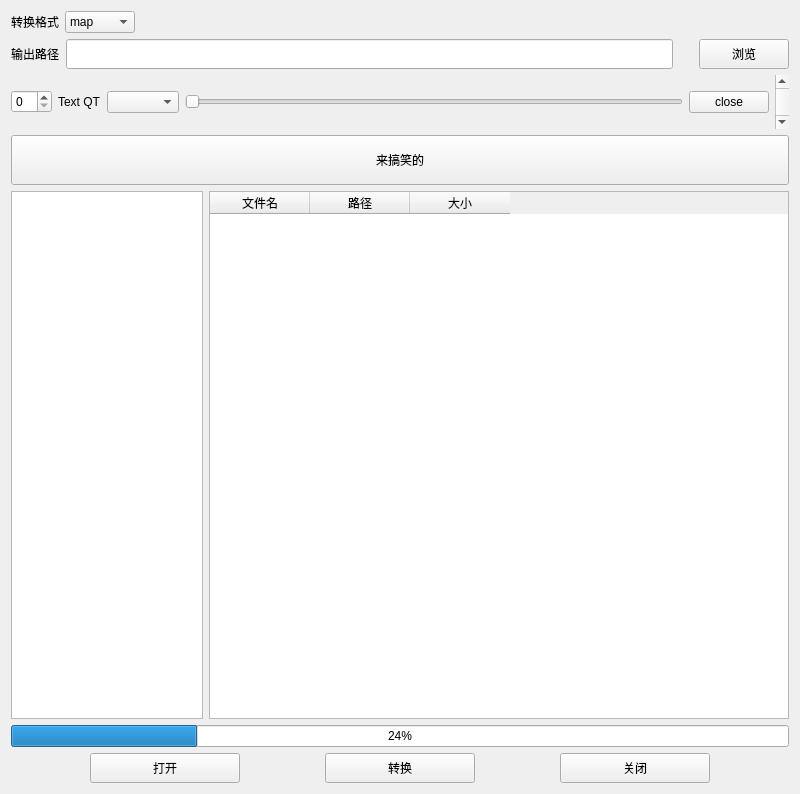
<?xml version="1.0" encoding="UTF-8"?>
<ui version="4.0">
 <class>k_widget</class>
 <widget class="QWidget" name="k_widget">
  <property name="enabled">
   <bool>true</bool>
  </property>
  <property name="geometry">
   <rect>
    <x>0</x>
    <y>0</y>
    <width>800</width>
    <height>794</height>
   </rect>
  </property>
  <property name="minimumSize">
   <size>
    <width>0</width>
    <height>0</height>
   </size>
  </property>
  <property name="sizeIncrement">
   <size>
    <width>0</width>
    <height>0</height>
   </size>
  </property>
  <property name="windowTitle">
   <string>Form</string>
  </property>
  <layout class="QVBoxLayout" name="k_wlayout">
   <item>
    <layout class="QHBoxLayout" name="horizontalLayout_4">
     <item>
      <widget class="QLabel" name="label">
       <property name="text">
        <string>转换格式</string>
       </property>
      </widget>
     </item>
     <item>
      <widget class="QComboBox" name="comboBox_2">
       <property name="minimumSize">
        <size>
         <width>70</width>
         <height>20</height>
        </size>
       </property>
       <property name="maximumSize">
        <size>
         <width>60</width>
         <height>16777215</height>
        </size>
       </property>
       <item>
        <property name="text">
         <string>map</string>
        </property>
       </item>
       <item>
        <property name="text">
         <string>jpg</string>
        </property>
       </item>
       <item>
        <property name="text">
         <string>tif</string>
        </property>
       </item>
      </widget>
     </item>
     <item>
      <spacer name="horizontalSpacer">
       <property name="orientation">
        <enum>Qt::Horizontal</enum>
       </property>
       <property name="sizeType">
        <enum>QSizePolicy::Maximum</enum>
       </property>
       <property name="sizeHint" stdset="0">
        <size>
         <width>10200</width>
         <height>20</height>
        </size>
       </property>
      </spacer>
     </item>
    </layout>
   </item>
   <item>
    <layout class="QHBoxLayout" name="horizontalLayout_5">
     <property name="sizeConstraint">
      <enum>QLayout::SetDefaultConstraint</enum>
     </property>
     <item>
      <widget class="QLabel" name="label_2">
       <property name="minimumSize">
        <size>
         <width>0</width>
         <height>0</height>
        </size>
       </property>
       <property name="text">
        <string>输出路径</string>
       </property>
      </widget>
     </item>
     <item>
      <widget class="QLineEdit" name="lineEdit">
       <property name="minimumSize">
        <size>
         <width>0</width>
         <height>30</height>
        </size>
       </property>
      </widget>
     </item>
     <item>
      <spacer name="horizontalSpacer_2">
       <property name="orientation">
        <enum>Qt::Horizontal</enum>
       </property>
       <property name="sizeType">
        <enum>QSizePolicy::Maximum</enum>
       </property>
       <property name="sizeHint" stdset="0">
        <size>
         <width>20</width>
         <height>0</height>
        </size>
       </property>
      </spacer>
     </item>
     <item>
      <widget class="QPushButton" name="pushButton_2">
       <property name="minimumSize">
        <size>
         <width>90</width>
         <height>30</height>
        </size>
       </property>
       <property name="text">
        <string>浏览</string>
       </property>
      </widget>
     </item>
    </layout>
   </item>
   <item>
    <layout class="QHBoxLayout" name="horizontalLayout">
     <item>
      <widget class="QSpinBox" name="spinBox"/>
     </item>
     <item>
      <widget class="QLabel" name="k_label1">
       <property name="enabled">
        <bool>true</bool>
       </property>
       <property name="text">
        <string>Text QT</string>
       </property>
       <property name="textFormat">
        <enum>Qt::AutoText</enum>
       </property>
       <property name="scaledContents">
        <bool>false</bool>
       </property>
      </widget>
     </item>
     <item>
      <widget class="QComboBox" name="comboBox"/>
     </item>
     <item>
      <widget class="QSlider" name="horizontalSlider">
       <property name="orientation">
        <enum>Qt::Horizontal</enum>
       </property>
      </widget>
     </item>
     <item>
      <widget class="QPushButton" name="pushButton">
       <property name="text">
        <string>close</string>
       </property>
      </widget>
     </item>
     <item>
      <widget class="QScrollBar" name="verticalScrollBar">
       <property name="orientation">
        <enum>Qt::Vertical</enum>
       </property>
      </widget>
     </item>
    </layout>
   </item>
   <item>
    <widget class="QPushButton" name="k_button2">
     <property name="minimumSize">
      <size>
       <width>0</width>
       <height>50</height>
      </size>
     </property>
     <property name="maximumSize">
      <size>
       <width>16777215</width>
       <height>50</height>
      </size>
     </property>
     <property name="text">
      <string>来搞笑的</string>
     </property>
    </widget>
   </item>
   <item>
    <layout class="QHBoxLayout" name="horizontalLayout_3">
     <item>
      <widget class="QTreeView" name="k_treeView">
       <property name="maximumSize">
        <size>
         <width>450</width>
         <height>16777215</height>
        </size>
       </property>
      </widget>
     </item>
     <item>
      <widget class="QTableWidget" name="k_tabWidget">
       <property name="minimumSize">
        <size>
         <width>580</width>
         <height>0</height>
        </size>
       </property>
       <property name="maximumSize">
        <size>
         <width>16777215</width>
         <height>16777215</height>
        </size>
       </property>
       <column>
        <property name="text">
         <string>文件名</string>
        </property>
       </column>
       <column>
        <property name="text">
         <string>路径</string>
        </property>
       </column>
       <column>
        <property name="text">
         <string>大小</string>
        </property>
       </column>
      </widget>
     </item>
    </layout>
   </item>
   <item>
    <widget class="QProgressBar" name="k_progressBar">
     <property name="value">
      <number>24</number>
     </property>
    </widget>
   </item>
   <item>
    <layout class="QHBoxLayout" name="horizontalLayout_2">
     <item>
      <widget class="QPushButton" name="k_Bopen">
       <property name="minimumSize">
        <size>
         <width>0</width>
         <height>30</height>
        </size>
       </property>
       <property name="maximumSize">
        <size>
         <width>150</width>
         <height>30</height>
        </size>
       </property>
       <property name="text">
        <string>打开</string>
       </property>
       <property name="default">
        <bool>false</bool>
       </property>
      </widget>
     </item>
     <item>
      <widget class="QPushButton" name="k_convert">
       <property name="maximumSize">
        <size>
         <width>150</width>
         <height>30</height>
        </size>
       </property>
       <property name="text">
        <string>转换</string>
       </property>
       <property name="icon">
        <iconset resource="krc.qrc">
         <normaloff>:/kPrefix/icon/floatMask.png</normaloff>:/kPrefix/icon/floatMask.png</iconset>
       </property>
      </widget>
     </item>
     <item>
      <widget class="QPushButton" name="k_Bclose">
       <property name="minimumSize">
        <size>
         <width>0</width>
         <height>30</height>
        </size>
       </property>
       <property name="maximumSize">
        <size>
         <width>150</width>
         <height>30</height>
        </size>
       </property>
       <property name="text">
        <string>关闭</string>
       </property>
       <property name="default">
        <bool>false</bool>
       </property>
      </widget>
     </item>
    </layout>
   </item>
  </layout>
 </widget>
 <resources>
  <include location="krc.qrc"/>
 </resources>
 <connections/>
</ui>
